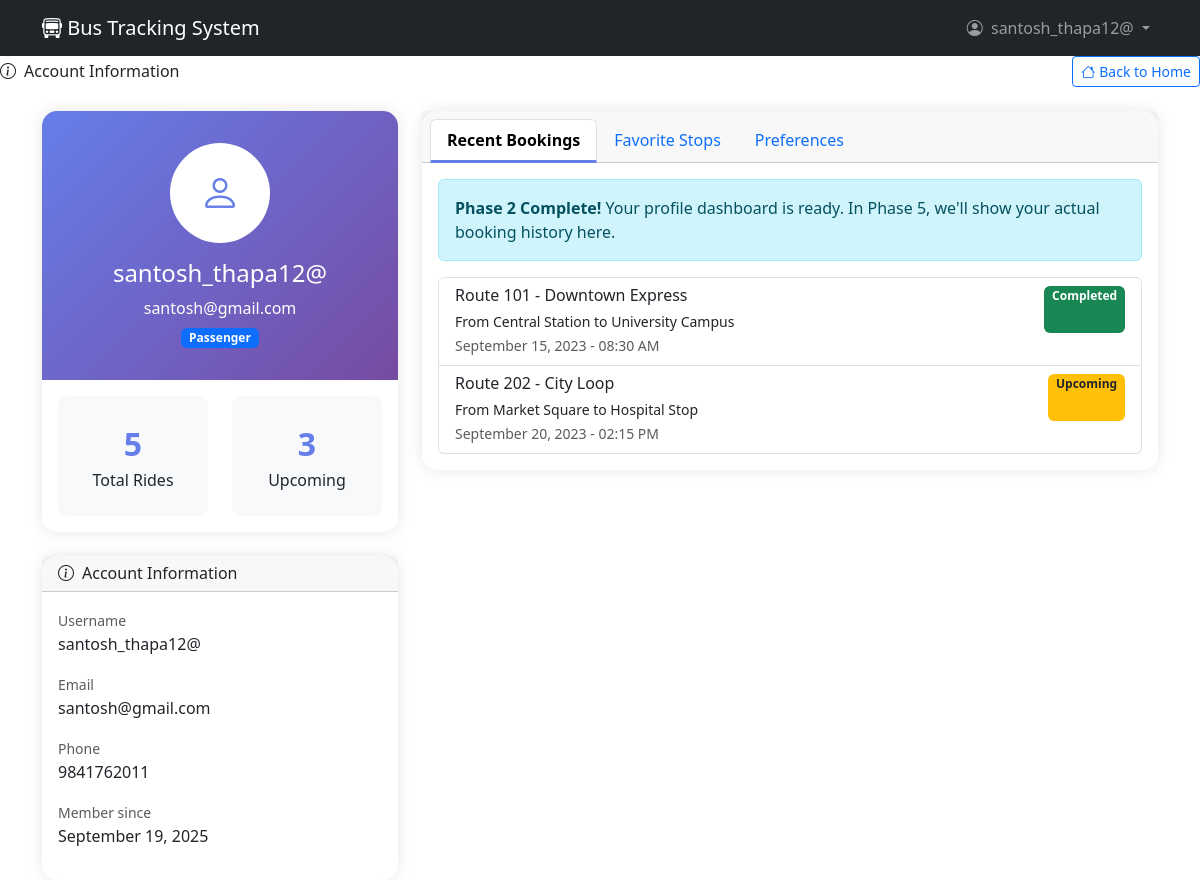
Page /profile/ (signed in) on the committed database.
### users/models.py (models this page shows, shortened)
class CustomUser(AbstractUser):
    USER_TYPES = (
        ('passenger', 'Passenger'),
        ('driver', 'Driver'),
        ('admin', 'Admin'),
    )
    user_type = models.CharField(max_length=10, choices=USER_TYPES, default='passenger')
    phone = models.CharField(max_length=15, blank=True)

### users/views.py (the view)
# urls.py: path('profile/', views.profile_dashboard, name='profile_dashboard'),
@login_required
def profile_dashboard(request):
    return render(request, 'profile_dashboard.html')

### templates/profile_dashboard.html (shortened to what this page needs)
<!DOCTYPE html>
<html>
<head>
    <link href="https://cdn.jsdelivr.net/npm/bootstrap@5.3.0/dist/css/bootstrap.min.css" rel="stylesheet">
    <link rel="stylesheet" href="https://cdn.jsdelivr.net/npm/bootstrap-icons@1.10.0/font/bootstrap-icons.css">
</head>
<body>
    <nav class="navbar navbar-expand-lg navbar-dark bg-dark">
    <div class="container">
        <a class="navbar-brand" href="{% url 'user_home' %}">
            <i class="bi bi-bus-front"></i> Bus Tracking System
        </a>
        <div class="navbar-nav ms-auto">
            <div class="nav-item dropdown">
                <a class="nav-link dropdown-toggle" href="#" role="button" data-bs-toggle="dropdown" aria-expanded="false">
                    <i class="bi bi-person-circle me-1"></i> {{ user.username }}
                </a>
            </div>
        </div>
    </div>
</nav>
<div class="card-header">
    <div class="d-flex justify-content-between align-items-center">
        <h6 class="mb-0"><i class="bi bi-info-circle me-2"></i>Account Information</h6>
        <a href="{% url 'user_home' %}" class="btn btn-sm btn-outline-primary">
            <i class="bi bi-house me-1"></i>Back to Home
        </a>
    </div>
</div>
    <div class="container mt-4">
        <div class="row">
            <div class="col-lg-4">
                <div class="card profile-card mb-4">
                    <div class="profile-header">
                        <div class="profile-avatar">
                            <i class="bi bi-person"></i>
                        </div>
                        <div class="text-center mt-3">
                            <h4>{{ user.get_full_name|default:user.username }}</h4>
                            <p class="mb-0">{{ user.email }}</p>
                            <span class="badge bg-primary mt-2">Passenger</span>
                        </div>
                    </div>
                    <div class="card-body">
                        <div class="row text-center">
                            <div class="col-6">
                                <div class="stats-card">
                                    <div class="stats-number">5</div>
                                    <div class="stats-label">Total Rides</div>
                                </div>
                            </div>
                            <div class="col-6">
                                <div class="stats-card">
                                    <div class="stats-number">3</div>
                                    <div class="stats-label">Upcoming</div>
                                </div>
                            </div>
                        </div>
                    </div>
                </div>
                <div class="card profile-card">
                    <div class="card-header">
                        <h6 class="mb-0"><i class="bi bi-info-circle me-2"></i>Account Information</h6>
                    </div>
                    <div class="card-body">
                        <div class="mb-3">
                            <small class="text-muted">Username</small>
                            <p class="mb-0">{{ user.username }}</p>
                        </div>
                        <div class="mb-3">
                            <small class="text-muted">Email</small>
                            <p class="mb-0">{{ user.email }}</p>
                        </div>
                        <div class="mb-3">
                            <small class="text-muted">Phone</small>
                            <p class="mb-0">{{ user.phone|default:"Not provided" }}</p>
                        </div>
                        <div class="mb-3">
                            <small class="text-muted">Member since</small>
                            <p class="mb-0">{{ user.date_joined|date:"F j, Y" }}</p>
                        </div>
                    </div>
                </div>
            </div>
            <div class="col-lg-8">
                <div class="card profile-card">
                    <div class="card-header">
                        <ul class="nav nav-tabs card-header-tabs" id="profileTabs" role="tablist">
                            <li class="nav-item" role="presentation">
                                <button class="nav-link active" id="bookings-tab" data-bs-toggle="tab" data-bs-target="#bookings" type="button" role="tab">
                                    Recent Bookings
                                </button>
                            </li>
                            <li class="nav-item" role="presentation">
                                <button class="nav-link" id="favorites-tab" data-bs-toggle="tab" data-bs-target="#favorites" type="button" role="tab">
                                    Favorite Stops
                                </button>
                            </li>
                            <li class="nav-item" role="presentation">
                                <button class="nav-link" id="preferences-tab" data-bs-toggle="tab" data-bs-target="#preferences" type="button" role="tab">
                                    Preferences
                                </button>
                            </li>
                        </ul>
                    </div>
                    <div class="card-body">
                        <div class="tab-content" id="profileTabsContent">
                            <div class="tab-pane fade show active" id="bookings" role="tabpanel">
                                <div class="alert alert-info">
                                    <strong>Phase 2 Complete!</strong> Your profile dashboard is ready.
                                    In Phase 5, we'll show your actual booking history here.
                                </div>
                                <div class="list-group">
                                    <div class="list-group-item">
                                        <div class="d-flex justify-content-between">
                                            <div>
                                                <h6 class="mb-1">Route 101 - Downtown Express</h6>
                                                <small>From Central Station to University Campus</small>
                                            </div>
                                            <span class="badge bg-success">Completed</span>
                                        </div>
                                        <small class="text-muted">September 15, 2023 - 08:30 AM</small>
                                    </div>
                                    <div class="list-group-item">
                                        <div class="d-flex justify-content-between">
                                            <div>
                                                <h6 class="mb-1">Route 202 - City Loop</h6>
                                                <small>From Market Square to Hospital Stop</small>
                                            </div>
                                            <span class="badge bg-warning text-dark">Upcoming</span>
                                        </div>
                                        <small class="text-muted">September 20, 2023 - 02:15 PM</small>
                                    </div>
                                </div>
                            </div>
                        </div>
                    </div>
                </div>
            </div>
        </div>
    </div>
</body>
</html>

### templates/profile_dashboard.html (style rules this page uses)
.profile-card { box-shadow: 0 0 15px rgba(0,0,0,0.1); border-radius: 15px; border: none; }
.profile-header { background: linear-gradient(135deg, #667eea 0%, #764ba2 100%); color: white; border-radius: 15px 15px 0 0; padding: 2rem; }
.profile-avatar { width: 100px; height: 100px; background: white; border-radius: 50%; display: flex; align-items: center; justify-content: center; font-size: 2.5rem; color: #667eea; margin: 0 auto; }
.stats-card { background: #f8f9fa; border-radius: 10px; padding: 1.5rem; text-align: center; transition: transform 0.3s; }
.stats-number { font-size: 2rem; font-weight: bold; color: #667eea; }
.nav-tabs .nav-link.active { border-bottom: 3px solid #667eea; font-weight: 600; }

### rows in the picture
CustomUser: username "santosh_thapa12@", get_full_name "santosh_thapa12@", email "santosh@gmail.com", phone "9841762011", date_joined "September 19, 2025"
